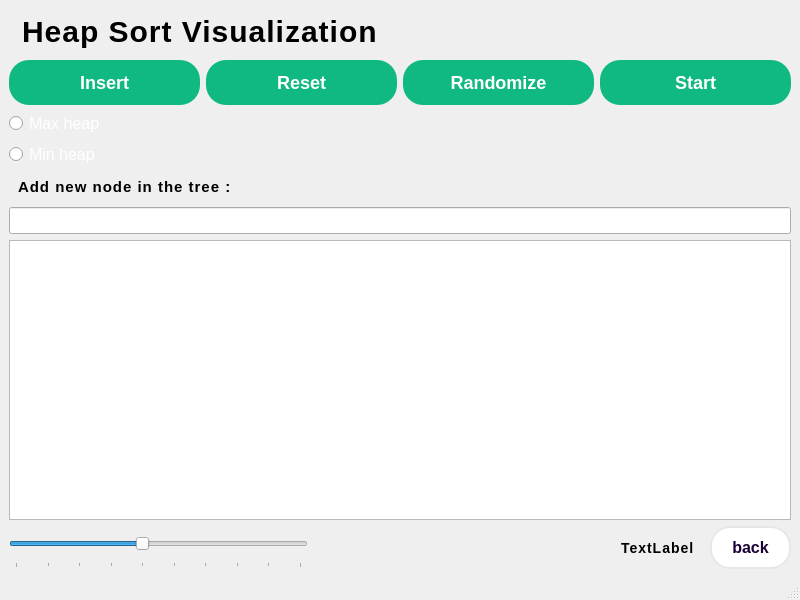
<?xml version="1.0" encoding="UTF-8"?>
<ui version="4.0">
 <class>Heap_Sort</class>
 <widget class="QMainWindow" name="Heap_Sort">
  <property name="geometry">
   <rect>
    <x>0</x>
    <y>0</y>
    <width>800</width>
    <height>600</height>
   </rect>
  </property>
  <property name="windowTitle">
   <string>MainWindow</string>
  </property>
  <property name="styleSheet">
   <string notr="true">QWidget {
    background: qlineargradient(
        x1:0, y1:0, x2:1, y2:1,
        stop:0 #1e1b4b,      /* Indigo */
        stop:0.5 #581c87,    /* Purple */
        stop:1 #831843       /* Pink */
    );
}</string>
  </property>
  <widget class="QWidget" name="centralwidget">
   <layout class="QVBoxLayout" name="verticalLayout">
    <item>
     <widget class="QLabel" name="lblTitle">
      <property name="styleSheet">
       <string notr="true">QLabel {
    font-family: &quot;Rockwell&quot;, &quot;Segoe UI&quot;, Arial, sans-serif;
    font-size: 30px;
    font-weight: bold;
	color: qlineargradient(
        spread:pad, 
        x1:0, y1:0, x2:1, y2:0, 
        stop:0 #0077b6, stop:1 #48cae4
    );
    qproperty-alignment: AlignCenter;
    letter-spacing: 1px;
    text-transform: uppercase;
    background: transparent;
    padding: 5px;
}

</string>
      </property>
      <property name="text">
       <string>Heap Sort Visualization</string>
      </property>
     </widget>
    </item>
    <item>
     <layout class="QHBoxLayout" name="horizontalLayout">
      <item>
       <widget class="QPushButton" name="btninsert">
        <property name="styleSheet">
         <string notr="true">    QPushButton {
        background: qlineargradient(stop:0 #10b981, stop:1 #059669);
        color: white;
        font-size: 18px;
        font-weight: 700;
        border: none;
        border-radius: 20px;
        padding: 12px 24px;
        transition: all 0.3s ease;
    }
    QPushButton:hover {
        background: qlineargradient(stop:0 #059669, stop:1 #047857);
    }
    QPushButton:pressed {
        background: qlineargradient(stop:0 #047857, stop:1 #065f46);
        padding: 14px 24px 10px 24px;
    }</string>
        </property>
        <property name="text">
         <string>Insert</string>
        </property>
       </widget>
      </item>
      <item>
       <widget class="QPushButton" name="btnReset">
        <property name="styleSheet">
         <string notr="true">    QPushButton {
        background: qlineargradient(stop:0 #10b981, stop:1 #059669);
        color: white;
        font-size: 18px;
        font-weight: 700;
        border: none;
        border-radius: 20px;
        padding: 12px 24px;
        transition: all 0.3s ease;
    }
    QPushButton:hover {
        background: qlineargradient(stop:0 #059669, stop:1 #047857);
    }
    QPushButton:pressed {
        background: qlineargradient(stop:0 #047857, stop:1 #065f46);
        padding: 14px 24px 10px 24px;
    }</string>
        </property>
        <property name="text">
         <string>Reset</string>
        </property>
       </widget>
      </item>
      <item>
       <widget class="QPushButton" name="btnRandomize">
        <property name="styleSheet">
         <string notr="true">    QPushButton {
        background: qlineargradient(stop:0 #10b981, stop:1 #059669);
        color: white;
        font-size: 18px;
        font-weight: 700;
        border: none;
        border-radius: 20px;
        padding: 12px 24px;
        transition: all 0.3s ease;
    }
    QPushButton:hover {
        background: qlineargradient(stop:0 #059669, stop:1 #047857);
    }
    QPushButton:pressed {
        background: qlineargradient(stop:0 #047857, stop:1 #065f46);
        padding: 14px 24px 10px 24px;
    }</string>
        </property>
        <property name="text">
         <string>Randomize</string>
        </property>
       </widget>
      </item>
      <item>
       <widget class="QPushButton" name="btnStart">
        <property name="styleSheet">
         <string notr="true">    QPushButton {
        background: qlineargradient(stop:0 #10b981, stop:1 #059669);
        color: white;
        font-size: 18px;
        font-weight: 700;
        border: none;
        border-radius: 20px;
        padding: 12px 24px;
        transition: all 0.3s ease;
    }
    QPushButton:hover {
        background: qlineargradient(stop:0 #059669, stop:1 #047857);
    }
    QPushButton:pressed {
        background: qlineargradient(stop:0 #047857, stop:1 #065f46);
        padding: 14px 24px 10px 24px;
    }</string>
        </property>
        <property name="text">
         <string>Start</string>
        </property>
       </widget>
      </item>
     </layout>
    </item>
    <item>
     <widget class="QRadioButton" name="btnmaxheap">
      <property name="font">
       <font>
        <pointsize>12</pointsize>
       </font>
      </property>
      <property name="styleSheet">
       <string notr="true">color: white;</string>
      </property>
      <property name="text">
       <string>Max heap</string>
      </property>
     </widget>
    </item>
    <item>
     <widget class="QRadioButton" name="btnminheap">
      <property name="font">
       <font>
        <pointsize>12</pointsize>
       </font>
      </property>
      <property name="styleSheet">
       <string notr="true">color: white;</string>
      </property>
      <property name="text">
       <string>Min heap</string>
      </property>
     </widget>
    </item>
    <item>
     <widget class="QLabel" name="label">
      <property name="styleSheet">
       <string notr="true">QLabel {
    font-family: &quot;Times New Roman&quot;, &quot;Segoe UI&quot;, Arial, sans-serif;
    font-size: 15px;
    font-weight: bold;
	color: qlineargradient(
        spread:pad, 
        x1:0, y1:0, x2:1, y2:0, 
        stop:0 #ffffff
    );
    qproperty-alignment: AlignCenter;
    letter-spacing: 1px;
    text-transform: uppercase;
    background: transparent;
    padding: 5px;
}

</string>
      </property>
      <property name="text">
       <string>Add new node in the tree :</string>
      </property>
     </widget>
    </item>
    <item>
     <widget class="QLineEdit" name="lineSearchEdit">
      <property name="font">
       <font>
        <pointsize>12</pointsize>
       </font>
      </property>
      <property name="styleSheet">
       <string notr="true">color: white;</string>
      </property>
     </widget>
    </item>
    <item>
     <widget class="QGraphicsView" name="graphicsView"/>
    </item>
    <item>
     <layout class="QHBoxLayout" name="horizontalLayout_2">
      <item>
       <widget class="QSlider" name="sliderSpeed">
        <property name="minimumSize">
         <size>
          <width>211</width>
          <height>41</height>
         </size>
        </property>
        <property name="minimum">
         <number>100</number>
        </property>
        <property name="maximum">
         <number>1000</number>
        </property>
        <property name="value">
         <number>500</number>
        </property>
        <property name="orientation">
         <enum>Qt::Orientation::Horizontal</enum>
        </property>
        <property name="tickPosition">
         <enum>QSlider::TickPosition::TicksBelow</enum>
        </property>
        <property name="tickInterval">
         <number>100</number>
        </property>
       </widget>
      </item>
      <item>
       <spacer name="horizontalSpacer">
        <property name="orientation">
         <enum>Qt::Orientation::Horizontal</enum>
        </property>
        <property name="sizeHint" stdset="0">
         <size>
          <width>40</width>
          <height>20</height>
         </size>
        </property>
       </spacer>
      </item>
      <item>
       <widget class="QLabel" name="lblOperation">
        <property name="styleSheet">
         <string notr="true">  QLabel {
        font-family: &quot;Segoe UI&quot;, Arial, sans-serif;
        font-size: 14px;
        font-weight: bold;
        color: qlineargradient(
            spread:pad,
            x1:0, y1:0, x2:1, y2:0,
            stop:0 #00ffff, stop:1 #00dddd
        );
        qproperty-alignment: AlignCenter;
        letter-spacing: 1px;
        background: transparent;
        padding: 5px;
    }</string>
        </property>
        <property name="text">
         <string>TextLabel</string>
        </property>
       </widget>
      </item>
      <item>
       <widget class="QPushButton" name="btnBack">
        <property name="styleSheet">
         <string notr="true"> QPushButton {
        background: qlineargradient(stop:0 #ffffff, stop:1 #f3f4f6);
        color: #1a0033;
        font-size: 16px;
        font-weight: 700;
        border: 2px solid #e5e7eb;
        border-radius: 20px;
        padding: 10px 20px;
        transition: all 0.3s ease;
    }
    QPushButton:hover {
        background: qlineargradient(stop:0 #e5e7eb, stop:1 #d1d5db);
        border: 2px solid #9ca3af;
        color: #0f172a;
    }
    QPushButton:pressed {
        background: qlineargradient(stop:0 #9ca3af, stop:1 #6b7280);
        border: 2px solid #6b7280;
        color: #0f172a;
        padding: 11px 20px 9px 20px;
    }</string>
        </property>
        <property name="text">
         <string>back</string>
        </property>
       </widget>
      </item>
     </layout>
    </item>
   </layout>
  </widget>
  <widget class="QMenuBar" name="menubar">
   <property name="geometry">
    <rect>
     <x>0</x>
     <y>0</y>
     <width>800</width>
     <height>21</height>
    </rect>
   </property>
  </widget>
  <widget class="QStatusBar" name="statusbar"/>
 </widget>
 <resources/>
 <connections/>
</ui>
